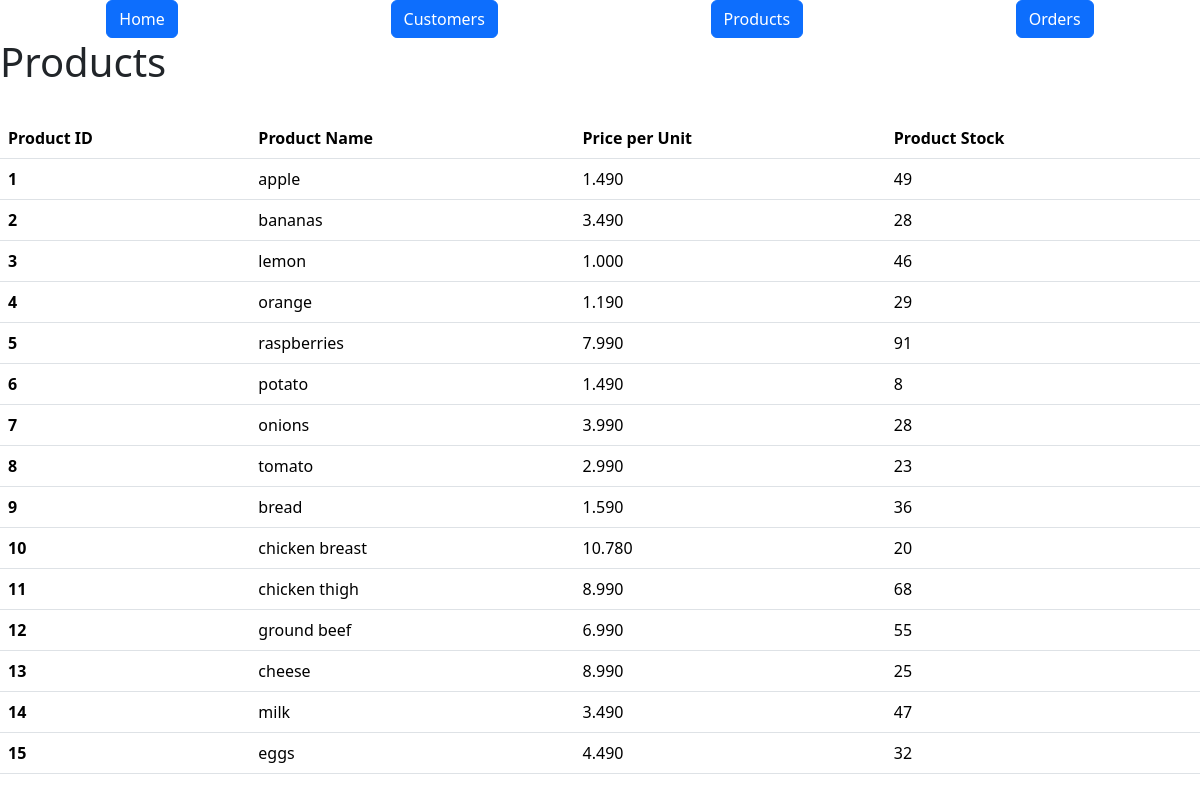
The page /products on the database as committed earlier.
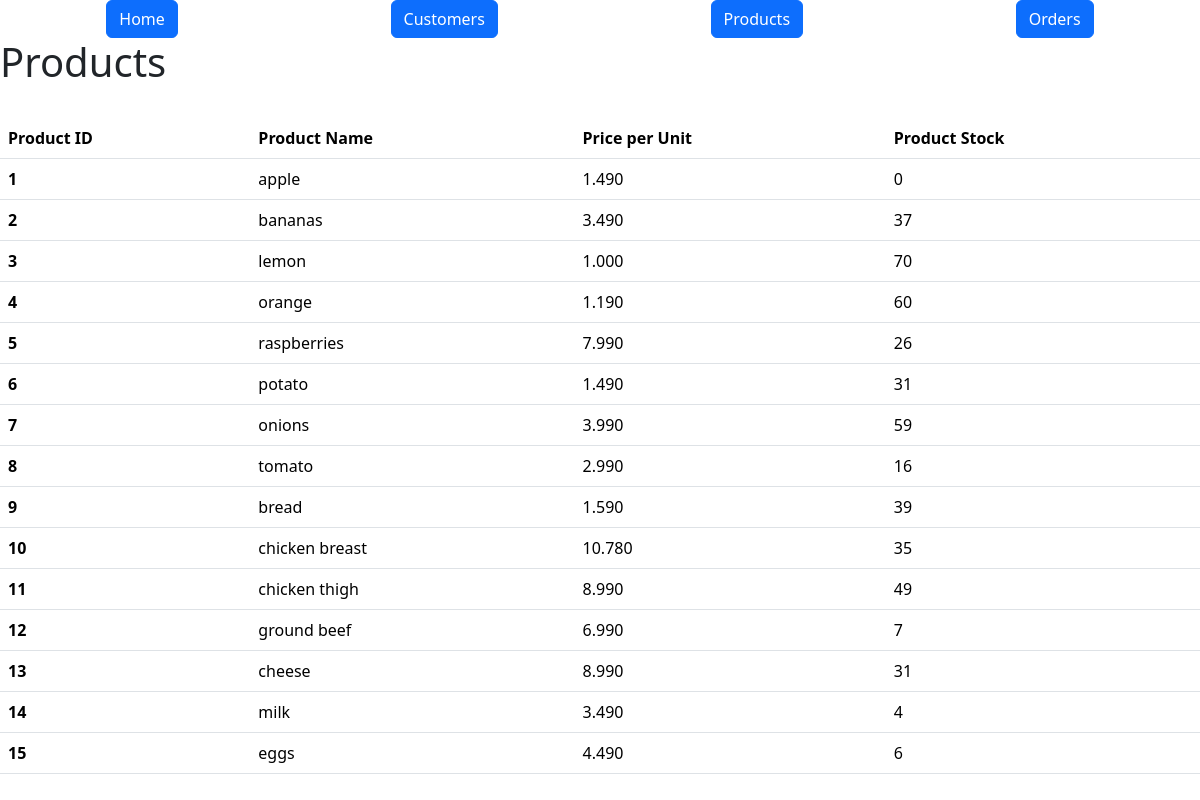
The same page on the database as committed later.
### models.py (models this page shows)
class Products(db.Model):
    id = mapped_column(Integer, primary_key=True)
    name = mapped_column(String(200), nullable=False)
    price = mapped_column(DECIMAL(10, 3), nullable=False)
    available = mapped_column(Integer, default=0)
    orders = relationship("ProductOrder")

### routes/html_bp.py (the view)
@htmls_bp.route("/products")
def products_info():
    statement = db.select(Products)
    records = db.session.execute(statement)
    results = records.scalars()
    return render_template("products.html", products=results)

### templates/products.html
{% extends "base.html" %} {% block content %}
<h1>Products</h1>
<br />
<table class="table table-hover">
  <thead>
    <tr>
      <th scope="col">Product ID</th>
      <th scope="col">Product Name</th>
      <th scope="col">Price per Unit</th>
      <th scope="col">Product Stock</th>
    </tr>
  </thead>
  <tbody>
    {% for product in products %}
    <tr>
      <th scope="row">{{ product.id }}</th>
      <td>{{ product.name }}</td>
      <td>{{ product.price }}</td>
      <td>{{ product.available }}</td>
    </tr>
    {% endfor %}
  </tbody>
</table>
{% endblock %}

Rows that differ between the two databases and show on the page:
changed Products "apple": available "49" → "0"
changed Products "bananas": available "28" → "37"
changed Products "lemon": available "46" → "70"
changed Products "orange": available "29" → "60"
changed Products "raspberries": available "91" → "26"
changed Products "potato": available "8" → "31"
changed Products "onions": available "28" → "59"
changed Products "tomato": available "23" → "16"
changed Products "bread": available "36" → "39"
changed Products "chicken breast": available "20" → "35"
changed Products "chicken thigh": available "68" → "49"
changed Products "ground beef": available "55" → "7"
changed Products "cheese": available "25" → "31"
changed Products "milk": available "47" → "4"
changed Products "eggs": available "32" → "6"
